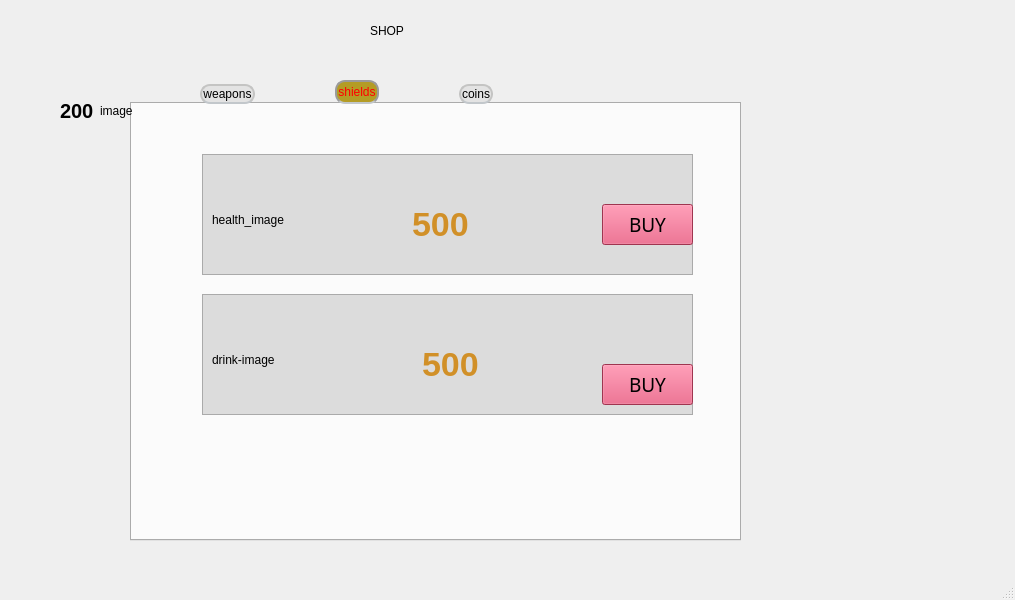
<?xml version="1.0" encoding="UTF-8"?>
<ui version="4.0">
 <class>MainWindow</class>
 <widget class="QMainWindow" name="MainWindow">
  <property name="geometry">
   <rect>
    <x>0</x>
    <y>0</y>
    <width>1015</width>
    <height>600</height>
   </rect>
  </property>
  <property name="windowTitle">
   <string>MainWindow</string>
  </property>
  <property name="styleSheet">
   <string notr="true">background-color:rgb(74, 74, 74);
QPushButton{
color:blue;
}
QTabBar::tab {
    margin-left:40px;
    margin-right:40px;
}</string>
  </property>
  <widget class="QWidget" name="centralwidget">
   <widget class="QPushButton" name="ExitButton">
    <property name="geometry">
     <rect>
      <x>810</x>
      <y>0</y>
      <width>65</width>
      <height>65</height>
     </rect>
    </property>
    <property name="styleSheet">
     <string notr="true">background-color:transparent;
border-image:url(qrc:/assets/images/button.png);
background:none;
border:none;</string>
    </property>
    <property name="text">
     <string/>
    </property>
   </widget>
   <widget class="QLabel" name="label">
    <property name="geometry">
     <rect>
      <x>60</x>
      <y>80</y>
      <width>51</width>
      <height>62</height>
     </rect>
    </property>
    <property name="styleSheet">
     <string notr="true">background-color:transparent;
background:none;
border:none;
 font-family: Arial;
  font-size: 20px;
  font-weight: Bold;</string>
    </property>
    <property name="text">
     <string>200</string>
    </property>
   </widget>
   <widget class="QTabWidget" name="tabWidget">
    <property name="enabled">
     <bool>true</bool>
    </property>
    <property name="geometry">
     <rect>
      <x>130</x>
      <y>80</y>
      <width>611</width>
      <height>461</height>
     </rect>
    </property>
    <property name="minimumSize">
     <size>
      <width>20</width>
      <height>30</height>
     </size>
    </property>
    <property name="maximumSize">
     <size>
      <width>123214</width>
      <height>16777215</height>
     </size>
    </property>
    <property name="styleSheet">
     <string notr="true">QTabBar::tab {
    margin-left:70px;
	margin-right:10px;
	font: 17pt &quot;Segoe Print&quot;;
color:black;
background-color: rgb(227, 227, 227);

    background: qlineargradient(x1: 0, y1: 0, x2: 0, y2: 1,
                                stop: 0 #E1E1E1, stop: 0.4 #DDDDDD,
                                stop: 0.5 #D8D8D8, stop: 1.0 #D3D3D3);
    border: 2px solid #C4C4C3;
    border-bottom-color: #C2C7CB; /* same as the pane color */
    border-top-left-radius: 10px;
    border-top-right-radius: 10px;
    border-bottom-right-radius: 10px;
    border-bottom-left-radius: 10px;
    min-width: 10ex;
    padding: 1px;
}
QTabBar::tab:selected, QTabBar::tab:hover {
    background: qlineargradient(x1: 0, y1: 0, x2: 0, y2: 1,
                                stop: 0 #fafafa, stop: 0.4 #f4f4f4,
                                stop: 0.5 #e7e7e7, stop: 1.0 #fafafa);
color:red;
}

QTabBar::tab:selected {
    border-color: #9B9B9B;
    border-bottom-color: #C2C7CB; /* same as pane color */
	background-color: rgb(180, 156, 37);
}

QTabBar::tab:!selected {
    margin-top: 4px; /* make non-selected tabs look smaller */
}
</string>
    </property>
    <property name="tabPosition">
     <enum>QTabWidget::North</enum>
    </property>
    <property name="currentIndex">
     <number>1</number>
    </property>
    <property name="iconSize">
     <size>
      <width>35</width>
      <height>33</height>
     </size>
    </property>
    <property name="elideMode">
     <enum>Qt::ElideMiddle</enum>
    </property>
    <property name="usesScrollButtons">
     <bool>false</bool>
    </property>
    <widget class="QWidget" name="weapons">
     <attribute name="title">
      <string>weapons</string>
     </attribute>
     <widget class="QGraphicsView" name="weapon_view">
      <property name="geometry">
       <rect>
        <x>70</x>
        <y>50</y>
        <width>491</width>
        <height>121</height>
       </rect>
      </property>
      <property name="styleSheet">
       <string notr="true">background-color:rgb(220, 220, 220);</string>
      </property>
     </widget>
     <widget class="QLabel" name="bomb_price_label">
      <property name="geometry">
       <rect>
        <x>270</x>
        <y>70</y>
        <width>101</width>
        <height>81</height>
       </rect>
      </property>
      <property name="styleSheet">
       <string notr="true">background-color:transparent;
background:none;
border:none;
 font-family: Arial;
  font-size: 34px;
  font-weight: Bold;
color:rgb(209, 144, 40);</string>
      </property>
      <property name="text">
       <string>500</string>
      </property>
     </widget>
     <widget class="QLabel" name="bomb_label">
      <property name="geometry">
       <rect>
        <x>80</x>
        <y>60</y>
        <width>121</width>
        <height>111</height>
       </rect>
      </property>
      <property name="styleSheet">
       <string notr="true">background-color:transparent;
border-image:url(qrc:/assets/images/button.png);
background:none;
border:none;</string>
      </property>
      <property name="text">
       <string>bomb image</string>
      </property>
     </widget>
     <widget class="QPushButton" name="Buy_bomb">
      <property name="enabled">
       <bool>true</bool>
      </property>
      <property name="geometry">
       <rect>
        <x>450</x>
        <y>100</y>
        <width>91</width>
        <height>41</height>
       </rect>
      </property>
      <property name="font">
       <font>
        <family>Sitka Small</family>
        <pointsize>14</pointsize>
        <bold>false</bold>
        <strikeout>false</strikeout>
       </font>
      </property>
      <property name="mouseTracking">
       <bool>false</bool>
      </property>
      <property name="styleSheet">
       <string notr="true">background-color: rgb(223, 74, 112);
</string>
      </property>
      <property name="text">
       <string>BUY</string>
      </property>
     </widget>
     <widget class="QGraphicsView" name="weapon_view2">
      <property name="geometry">
       <rect>
        <x>70</x>
        <y>180</y>
        <width>491</width>
        <height>121</height>
       </rect>
      </property>
      <property name="styleSheet">
       <string notr="true">background-color:rgb(220, 220, 220);</string>
      </property>
     </widget>
     <widget class="QPushButton" name="Buy_powerfulbullet">
      <property name="geometry">
       <rect>
        <x>450</x>
        <y>230</y>
        <width>91</width>
        <height>41</height>
       </rect>
      </property>
      <property name="font">
       <font>
        <family>Sitka Small</family>
        <pointsize>14</pointsize>
        <bold>false</bold>
        <strikeout>false</strikeout>
       </font>
      </property>
      <property name="mouseTracking">
       <bool>false</bool>
      </property>
      <property name="styleSheet">
       <string notr="true">background-color: rgb(223, 74, 112);
</string>
      </property>
      <property name="text">
       <string>BUY</string>
      </property>
     </widget>
     <widget class="QLabel" name="powerfulbullet_price_label">
      <property name="geometry">
       <rect>
        <x>270</x>
        <y>200</y>
        <width>101</width>
        <height>81</height>
       </rect>
      </property>
      <property name="styleSheet">
       <string notr="true">background-color:transparent;
background:none;
border:none;
 font-family: Arial;
  font-size: 34px;
  font-weight: Bold;
color:rgb(209, 144, 40);</string>
      </property>
      <property name="text">
       <string>400</string>
      </property>
     </widget>
     <widget class="QLabel" name="pwerfulbullet_label">
      <property name="geometry">
       <rect>
        <x>70</x>
        <y>180</y>
        <width>121</width>
        <height>111</height>
       </rect>
      </property>
      <property name="styleSheet">
       <string notr="true">background-color:transparent;
border-image:url(qrc:/assets/images/button.png);
background:none;
border:none;</string>
      </property>
      <property name="text">
       <string>powerfull bullet image</string>
      </property>
     </widget>
    </widget>
    <widget class="QWidget" name="shields">
     <attribute name="title">
      <string>shields</string>
     </attribute>
     <widget class="QGraphicsView" name="weapon_view2_2">
      <property name="geometry">
       <rect>
        <x>70</x>
        <y>50</y>
        <width>491</width>
        <height>121</height>
       </rect>
      </property>
      <property name="styleSheet">
       <string notr="true">background-color:rgb(220, 220, 220);</string>
      </property>
     </widget>
     <widget class="QPushButton" name="Buy_health">
      <property name="geometry">
       <rect>
        <x>470</x>
        <y>100</y>
        <width>91</width>
        <height>41</height>
       </rect>
      </property>
      <property name="font">
       <font>
        <family>Sitka Small</family>
        <pointsize>14</pointsize>
        <bold>false</bold>
        <strikeout>false</strikeout>
       </font>
      </property>
      <property name="mouseTracking">
       <bool>false</bool>
      </property>
      <property name="styleSheet">
       <string notr="true">background-color: rgb(223, 74, 112);
</string>
      </property>
      <property name="text">
       <string>BUY</string>
      </property>
     </widget>
     <widget class="QLabel" name="health_image">
      <property name="geometry">
       <rect>
        <x>80</x>
        <y>60</y>
        <width>121</width>
        <height>111</height>
       </rect>
      </property>
      <property name="styleSheet">
       <string notr="true">background-color:transparent;
border-image:url(qrc:/assets/images/button.png);
background:none;
border:none;</string>
      </property>
      <property name="text">
       <string>health_image</string>
      </property>
     </widget>
     <widget class="QLabel" name="health_price">
      <property name="geometry">
       <rect>
        <x>280</x>
        <y>80</y>
        <width>101</width>
        <height>81</height>
       </rect>
      </property>
      <property name="styleSheet">
       <string notr="true">background-color:transparent;
background:none;
border:none;
 font-family: Arial;
  font-size: 34px;
  font-weight: Bold;
color:rgb(209, 144, 40);</string>
      </property>
      <property name="text">
       <string>500</string>
      </property>
     </widget>
     <widget class="QGraphicsView" name="weapon_view2_4">
      <property name="geometry">
       <rect>
        <x>70</x>
        <y>190</y>
        <width>491</width>
        <height>121</height>
       </rect>
      </property>
      <property name="styleSheet">
       <string notr="true">background-color:rgb(220, 220, 220);</string>
      </property>
     </widget>
     <widget class="QLabel" name="health_price_2">
      <property name="geometry">
       <rect>
        <x>290</x>
        <y>220</y>
        <width>101</width>
        <height>81</height>
       </rect>
      </property>
      <property name="styleSheet">
       <string notr="true">background-color:transparent;
background:none;
border:none;
 font-family: Arial;
  font-size: 34px;
  font-weight: Bold;
color:rgb(209, 144, 40);</string>
      </property>
      <property name="text">
       <string>500</string>
      </property>
     </widget>
     <widget class="QLabel" name="drink_image">
      <property name="geometry">
       <rect>
        <x>80</x>
        <y>200</y>
        <width>121</width>
        <height>111</height>
       </rect>
      </property>
      <property name="styleSheet">
       <string notr="true">background-color:transparent;
border-image:url(qrc:/assets/images/button.png);
background:none;
border:none;</string>
      </property>
      <property name="text">
       <string>drink-image</string>
      </property>
     </widget>
     <widget class="QPushButton" name="Buy_health_2">
      <property name="geometry">
       <rect>
        <x>470</x>
        <y>260</y>
        <width>91</width>
        <height>41</height>
       </rect>
      </property>
      <property name="font">
       <font>
        <family>Sitka Small</family>
        <pointsize>14</pointsize>
        <bold>false</bold>
        <strikeout>false</strikeout>
       </font>
      </property>
      <property name="mouseTracking">
       <bool>false</bool>
      </property>
      <property name="styleSheet">
       <string notr="true">background-color: rgb(223, 74, 112);
</string>
      </property>
      <property name="text">
       <string>BUY</string>
      </property>
     </widget>
    </widget>
    <widget class="QWidget" name="coins">
     <attribute name="title">
      <string>coins</string>
     </attribute>
     <widget class="QGraphicsView" name="weapon_view2_3">
      <property name="geometry">
       <rect>
        <x>70</x>
        <y>50</y>
        <width>491</width>
        <height>121</height>
       </rect>
      </property>
      <property name="styleSheet">
       <string notr="true">background-color:rgb(220, 220, 220);</string>
      </property>
     </widget>
     <widget class="QPushButton" name="Buy_bomb_3">
      <property name="geometry">
       <rect>
        <x>470</x>
        <y>120</y>
        <width>91</width>
        <height>41</height>
       </rect>
      </property>
      <property name="font">
       <font>
        <family>Sitka Small</family>
        <pointsize>14</pointsize>
        <bold>false</bold>
        <strikeout>false</strikeout>
       </font>
      </property>
      <property name="mouseTracking">
       <bool>false</bool>
      </property>
      <property name="styleSheet">
       <string notr="true">background-color: rgb(223, 74, 112);
</string>
      </property>
      <property name="text">
       <string>BUY</string>
      </property>
     </widget>
     <widget class="QLabel" name="bomb_price_label_3">
      <property name="geometry">
       <rect>
        <x>330</x>
        <y>80</y>
        <width>101</width>
        <height>81</height>
       </rect>
      </property>
      <property name="styleSheet">
       <string notr="true">background-color:transparent;
background:none;
border:none;
 font-family: Arial;
  font-size: 34px;
  font-weight: Bold;
color:rgb(209, 144, 40);</string>
      </property>
      <property name="text">
       <string>500</string>
      </property>
     </widget>
     <widget class="QLabel" name="coins_image1">
      <property name="geometry">
       <rect>
        <x>80</x>
        <y>60</y>
        <width>121</width>
        <height>111</height>
       </rect>
      </property>
      <property name="styleSheet">
       <string notr="true">background-color:transparent;
border-image:url(qrc:/assets/images/button.png);
background:none;
border:none;</string>
      </property>
      <property name="text">
       <string>coins_image 1</string>
      </property>
     </widget>
    </widget>
   </widget>
   <widget class="QLabel" name="label_2">
    <property name="geometry">
     <rect>
      <x>370</x>
      <y>0</y>
      <width>121</width>
      <height>61</height>
     </rect>
    </property>
    <property name="styleSheet">
     <string notr="true">background-color:transparent;
background:none;
border:none;
font: 700 24pt &quot;Rockwell Condensed&quot;;
collor:qlineargradient(spread:pad, x1:0, y1:1, x2:1, y2:0, stop:0.322115 rgba(153, 33, 0, 246), stop:1 rgba(255, 255, 255, 255));</string>
    </property>
    <property name="text">
     <string>SHOP</string>
    </property>
   </widget>
   <widget class="QLabel" name="coins_image">
    <property name="geometry">
     <rect>
      <x>100</x>
      <y>90</y>
      <width>51</width>
      <height>41</height>
     </rect>
    </property>
    <property name="styleSheet">
     <string notr="true">background-color:transparent;
border-image:url(qrc:/assets/images/button.png);
background:none;
border:none;</string>
    </property>
    <property name="text">
     <string>image</string>
    </property>
   </widget>
   <zorder>ExitButton</zorder>
   <zorder>tabWidget</zorder>
   <zorder>label_2</zorder>
   <zorder>label</zorder>
   <zorder>coins_image</zorder>
  </widget>
  <widget class="QMenuBar" name="menubar">
   <property name="geometry">
    <rect>
     <x>0</x>
     <y>0</y>
     <width>1015</width>
     <height>32</height>
    </rect>
   </property>
  </widget>
  <widget class="QStatusBar" name="statusbar"/>
 </widget>
 <resources/>
 <connections/>
</ui>
